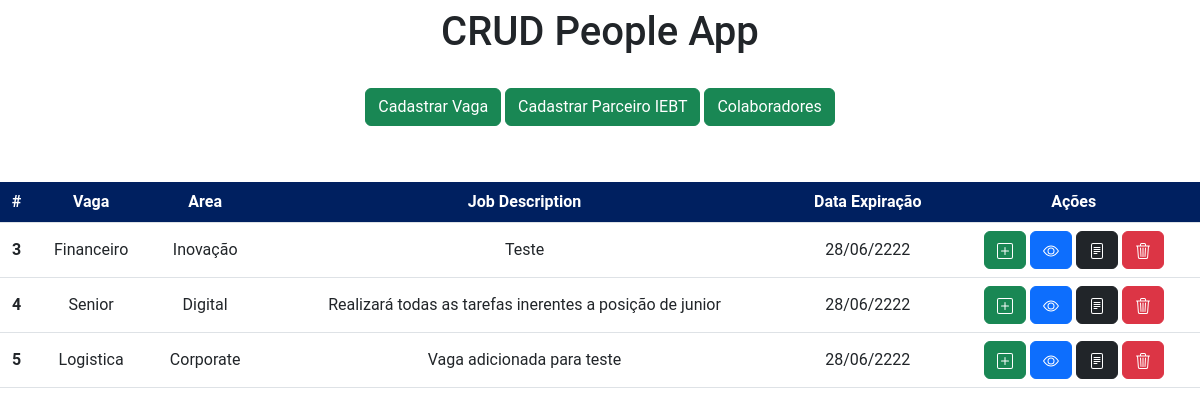
/, run on an earlier commit of the app's database.
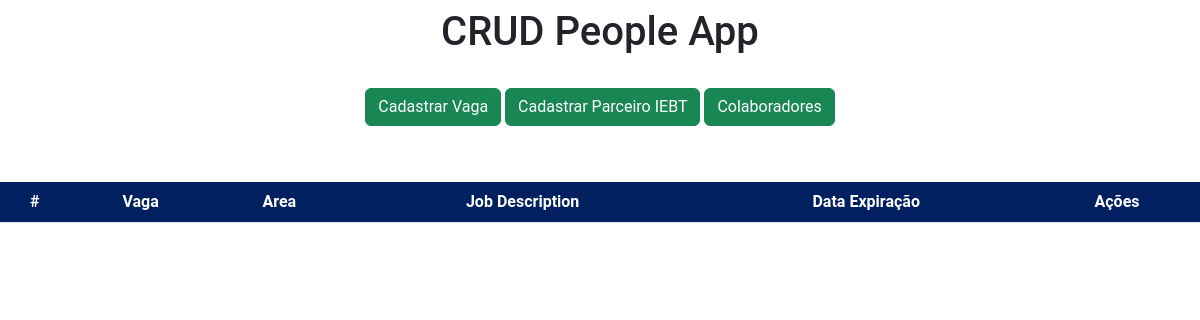
And on a later commit of the database.
### app/models.py (models this page shows, shortened)
class Vagas(models.Model):
    vaga = models.CharField(max_length=150)
    area = models.ForeignKey(Areas, null=True, blank=True, related_name='areas_vagas', on_delete=deletion.DO_NOTHING)
    description = models.CharField(max_length=8000)
    data = models.DateField("%d/%m/%Y", auto_now_add=False, auto_now=False, blank=True)

class Areas(models.Model):
    area = models.CharField(max_length=150)
    def __str__(self):
        return self.area

### app/views.py (the view)
# urls.py: 2. Add a URL to urlpatterns:  path('', views.home, name='home')
def home(request):
    data = {}
    data['db'] = Vagas.objects.all()
    return render(request, 'index.html', data)

### app/templates/index.html (shortened to what this page needs)
<!DOCTYPE html>
<html lang="pt-br">
<head>
  <link href="https://cdn.jsdelivr.net/npm/bootstrap@5.2.0-beta1/dist/css/bootstrap.min.css" rel="stylesheet"
>
</head>
<body>
  <div class="col- m-auto pt-2 pb-2 text-center">
    <h1>CRUD People App</h1>
  </div>
  <div class="col- m-auto pt-3 pb-2 text-center">
    <a href="/form" class="btn btn-success">Cadastrar Vaga</a>
    <a href="/Cadastro_Parceiros" class="btn btn-success">Cadastrar Parceiro IEBT</a>
    <a href="/View_Colaboradores" class="btn btn-success">Colaboradores</a>
  </div>
  <div class="col- m-auto pt-3 pb-2 text-center"></div>
  <div class="col-12 m-auto pt-4 pb-2 text-center">
    <table class="table">
      <thead class="thead-dark">
        <tr>
          <th scope="col">#</th>
          <th scope="col">Vaga</th>
          <th scope="col">Area</th>
          <th scope="col">Job Description</th>
          <th scope="col">Data Expiração</th>
          <th scope="col">Ações</th>
        </tr>
      </thead>
      <tbody>
        {% for dbs in db %}
        <tr>
          <th>{{dbs.id}}</th>
          <td>{{dbs.vaga}}</td>
          <td>{{dbs.area}}</td>
          <td class="description">{{dbs.description}}</td>
          <td id="dateField">{{dbs.data | date:"d/m/yy"}}</td>
          <td>
            <div class="btn-layouts">
              <a  href="/add/{{dbs.id}}" class="btn btn-success" data-toggle="tooltip" data-placement="bottom"
                title="Adicionar Candidato"></a>
              <a href="/view/{{dbs.id}}" class="btn btn-primary" data-toggle="tooltip" data-placement="bottom"
                title="Visualizar Candidatos"></a>
              <a href="/edit/{{dbs.id}}" class="btn btn-dark" data-toggle="tooltip" data-placement="bottom"
                title="Editar Vaga"></a>
              <a href="/delete/{{dbs.id}}" class="btn btn-danger btnDel" data-toggle="tooltip" data-placement="bottom"
                title="Excluir Vaga"></a>
            </div>
          </td>
        </tr>
        {% endfor %}
      </tbody>
    </table>
  </div>
  {% load static %}
</body>
</html>

What changed in the data, as far as the page shows it:
removed Vagas: id "3", vaga "Financeiro", area "Inovação", description "Teste", data "28/06/2222"
removed Vagas: id "4", vaga "Senior", area "Digital", description "Realizará todas as tarefas inerentes a posição de junior", data "28/06/2222"
removed Vagas: id "5", vaga "Logistica", area "Corporate", description "Vaga adicionada para teste", data "28/06/2222"
